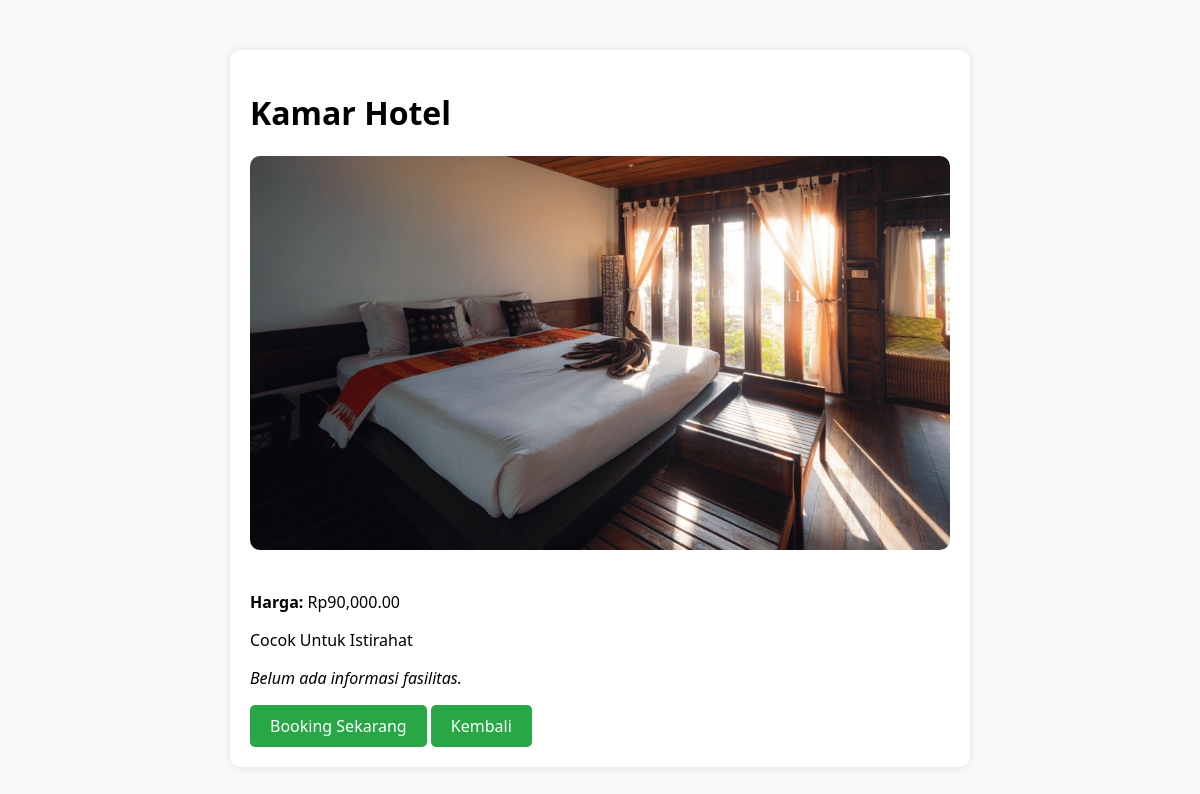
The app's page /kamar/8/ with its own data.
### hotel/models.py (models this page shows, shortened)
class Kamar(models.Model):
    nama = models.CharField(max_length=100)
    harga = models.DecimalField(max_digits=10, decimal_places=2)
    deskripsi = models.TextField()
    fasilitas = models.TextField(blank=True, null=True)
    gambar = models.ImageField(upload_to='kamar/', blank=True, null=True)
    tersedia = models.BooleanField(default=True)
    stok = models.PositiveIntegerField(default=10)

### hotel/views.py (the view)
# urls.py: path('kamar/<int:kamar_id>/', views.detail_kamar, name='detail_kamar'),
def detail_kamar(request, kamar_id):
    kamar = get_object_or_404(Kamar, id=kamar_id)
    return render(request, 'detail_kamar.html', {'kamar': kamar})

### hotel/templates/detail_kamar.html (shortened to what this page needs)
<!DOCTYPE html>
<html lang="en">
<head>
</head>
<body>
    {% load humanize %}
 <div class="container">
 <h1>{{ kamar.nama }}</h1>
 {% if kamar.gambar %}
      <img src="{{ kamar.gambar.url }}" alt="{{ kamar.nama }}" class="kamar-img">
 {% endif %}
 <p><strong>Harga:</strong> Rp{{ kamar.harga|intcomma }}</p>
 <p>{{ kamar.deskripsi }}</p>
 {% if kamar.fasilitas %}
    <h3>Fasilitas:</h3>
    <ul>
        {% for fasilitas in kamar.fasilitas.splitlines %}
            <li>{{ fasilitas }}</li>
        {% endfor %}
    </ul>
{% else %}
    <p><em>Belum ada informasi fasilitas.</em></p>
{% endif %}
 <a href="{% url 'hotel:booking' kamar.id %}" class="btn-booking">Booking Sekarang</a>
 <a href="{% url 'hotel:homepage' %}" class="btn-booking">Kembali</a>
 </div>
</body>
</html>

### hotel/templates/detail_kamar.html (style rules this page uses)
body { font-family: 'Segoe UI', Tahoma, Geneva, Verdana, sans-serif; background-color: #f9f9f9; margin: 0; padding: 20px; }
.container { max-width: 700px; margin: 30px auto; background-color: white; box-shadow: 0 0 10px rgba(0, 0, 0, 0.1); padding: 20px; border-radius: 10px; }
.kamar-img { width: 100%; max-height: 400px; object-fit: cover; border-radius: 10px; margin-bottom: 20px; }
.btn-booking { display: inline-block; padding: 10px 20px; background-color: #28a745; color: white; text-decoration: none; border-radius: 5px; transition: background-color 0.3s ease; }

### records on screen
Kamar: nama "Kamar Hotel", gambar (picture), harga "90,000.00", deskripsi "Cocok Untuk Istirahat"
